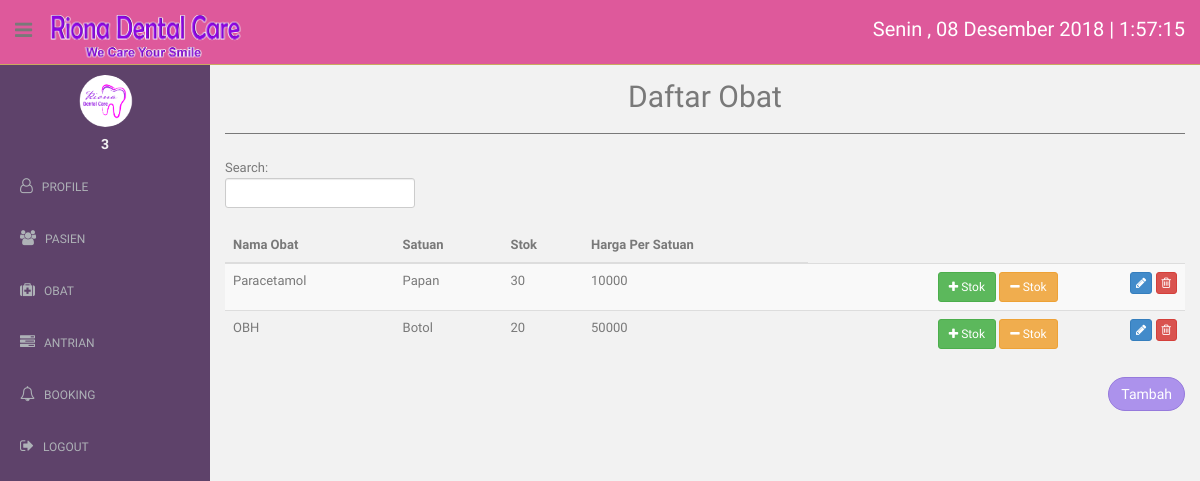
Page /perawat/obat.php (signed in) on the committed database.
### tables this page shows
CREATE TABLE `obat` (
  `id_obat` int(11) NOT NULL,
  `nama_obat` text NOT NULL,
  `id_satuan` int(11) NOT NULL,
  `stok` int(11) NOT NULL,
  `harga` int(11) NOT NULL
);

CREATE TABLE `satuan` (
  `id_satuan` int(11) NOT NULL,
  `nama_satuan` text NOT NULL
);

### perawat/obat.php (the view, shortened to what this page needs)
<?php
  include "../connection/connect.php";
  include "headside.php";
  $dataObat = $conn->query("SELECT * FROM obat, satuan WHERE obat.id_satuan = satuan.id_satuan");
?>
<!DOCTYPE html>
<html lang="en">
  <head>
    <link href="../assets/css/bootstrap.css" rel="stylesheet">
    <link href="../assets/font-awesome/css/font-awesome.css" rel="stylesheet" >
    <link href="../assets/icofont/css/icofont.css" rel="stylesheet" >
    <link rel="stylesheet" type="text/css" href="../assets/lineicons/style.css">
    <link href="../assets/css/style.css" rel="stylesheet">
    <link href="../assets/css/style-responsive.css" rel="stylesheet">
    <link href="../assets/css/dataTables.bootstrap.min.css" rel="stylesheet">
  </head>
  <body onload="startTime()">
  <section id="container">
    <?php
      echo $headbar;
      echo $sidebar;
    ?>
      <section id="main-content">
          <section class="wrapper">
          	<h2><center>Daftar Obat</center></h2>
            <hr>
          	<div class="row mt">
          		<div class="col-lg-12">
                <div class="table-responsive">
              <form role="search">
                <div class="form-group">
                  <div id="tabeldata_filter" class="dataTables_filter">
                    <label>Search:<input type="search" class="form-control input-sm" placeholder="" aria-controls="tabeldata" id="search"></label>
                  </div>
                </div>
              </form>
          		<table class="table table-striped table-advance table-hover col-lg-12">
              <thead>
                <th>Nama Obat</th>
                <th>Satuan</th>
                <th>Stok</th>
                <th>Harga Per Satuan</th>
              </thead>
              <tbody>
                <?php
                while($obat = $dataObat->fetch_assoc()){
                  echo "
                    <tr>
                      <td>
                        $obat[nama_obat]
                      </td>
                      <td>
                        $obat[nama_satuan]
                      </td>
                      <td>
                        $obat[stok]
                      </td>
                      <td>
                        $obat[harga]
                      </td>
					  <td align =\"right\">
						<a href=\"stokobat_tambah.php?id_obat=$obat[id_obat]\" class=\"btn btn-success btn-sm\" role=\"button\"><i class=\"fa fa-plus\"></i> Stok</a>
						<a href=\"stokobat_kurang.php?id_obat=$obat[id_obat]\" class=\"btn btn-warning btn-sm\" role=\"button\"><i class=\"fa fa-minus\"></i> Stok</a>
						</td>
                      <td align =\"right\">
                        <a href=\"edit_obat.php?id_obat=$obat[id_obat]\" class=\"btn btn-primary btn-xs\" role=\"button\"><i class=\"fa fa-pencil\"></i></a>
                        <a href=\"act/hapus_obat.php?id_obat=$obat[id_obat]\" class=\"btn btn-danger btn-xs\" role=\"button\"><i class=\"fa fa-trash-o\"></i></a>
                      </td>
                    </tr>
                  ";
                }
                ?>
              </tbody>
              </table>
              <a href="add_obat.php" style="float: right" class="btn btn-round btn-theme02" role="button">Tambah</a>
          		</div>
          	</div>
          </div>
		      </section>
      </section>
  </section>
  </body>
</html>

### assets/css/style.css (style rules this page uses)
body { color: #797979; background: #f2f2f2; font-family: 'Ruda', sans-serif; padding: 0px !important; margin: 0px !important; font-size:13px; }
a, a:hover, a:focus { text-decoration: none; outline: none; }
#container { width: 100%; height: 100%; }
.btn-round { border-radius: 20px; -webkit-border-radius: 20px; }
.btn-theme02 { color: #fff; background-color: #ac92ec; border-color: #967adc; }
hr { margin-top: 20px; margin-bottom: 20px; border: 0; border-top: 1px solid #797979; }
.mt { margin-top: 25px; }
#main-content { margin-left: 210px; }
.wrapper { display: inline-block; margin-top: 60px; padding-left: 15px; padding-right: 15px; padding-bottom: 15px; padding-top: 0px; width: 100%; }
label { font-weight: 400; }

### rows in the picture
obat: nama_obat "Paracetamol", id_satuan.nama_satuan "Papan", stok "30", harga "10000"
obat: nama_obat "OBH", id_satuan.nama_satuan "Botol", stok "20", harga "50000"

### other values in the picture
$_SESSION[uid] "3"
